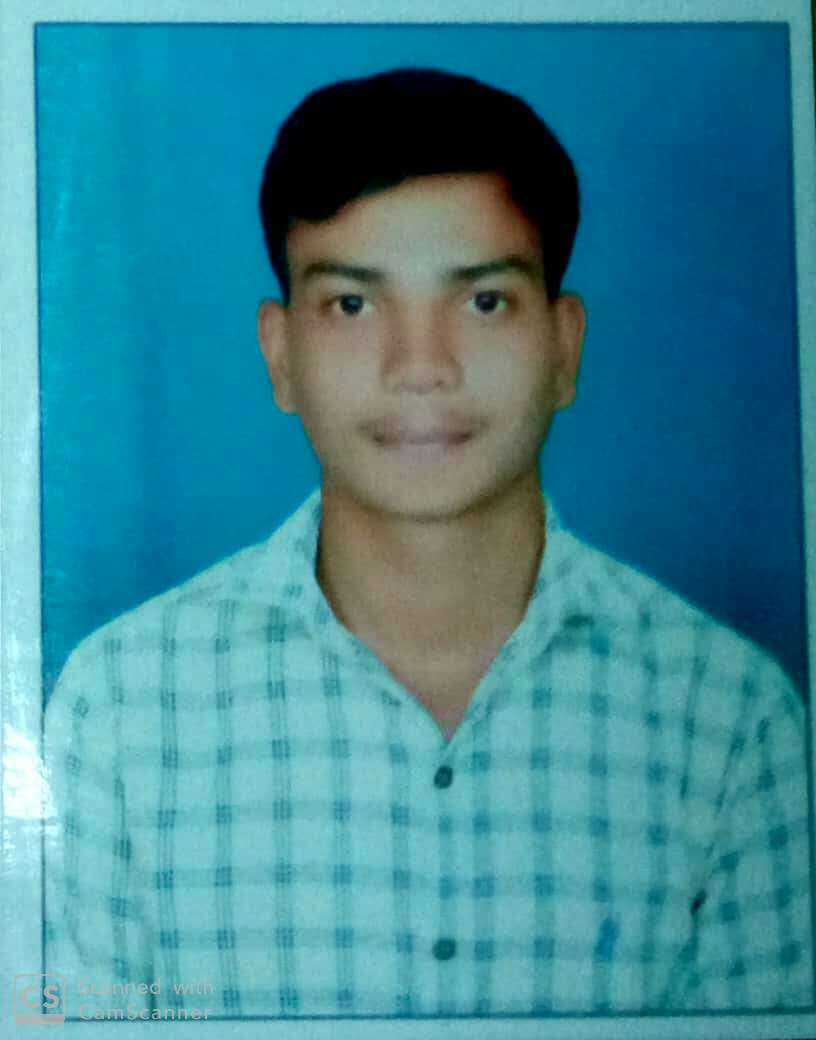
#> input picture uday.jpg, 816 x 1040 px
$ python ex7.py
#> lines starting #> are read from the running program, lines starting #| are printed output that depends on the picture; after the words box and inside, x2 and y2 are one past the last pixel; in counts of white or black regions, pixels touching at a corner belong together
import cv2

img = cv2.imread('uday.jpg')
#> img is the input picture: shape (1040, 816, 3); mean B, G, R 149.7, 136.5, 60.6
grayImg = cv2.cvtColor(img,cv2.COLOR_BGR2GRAY)
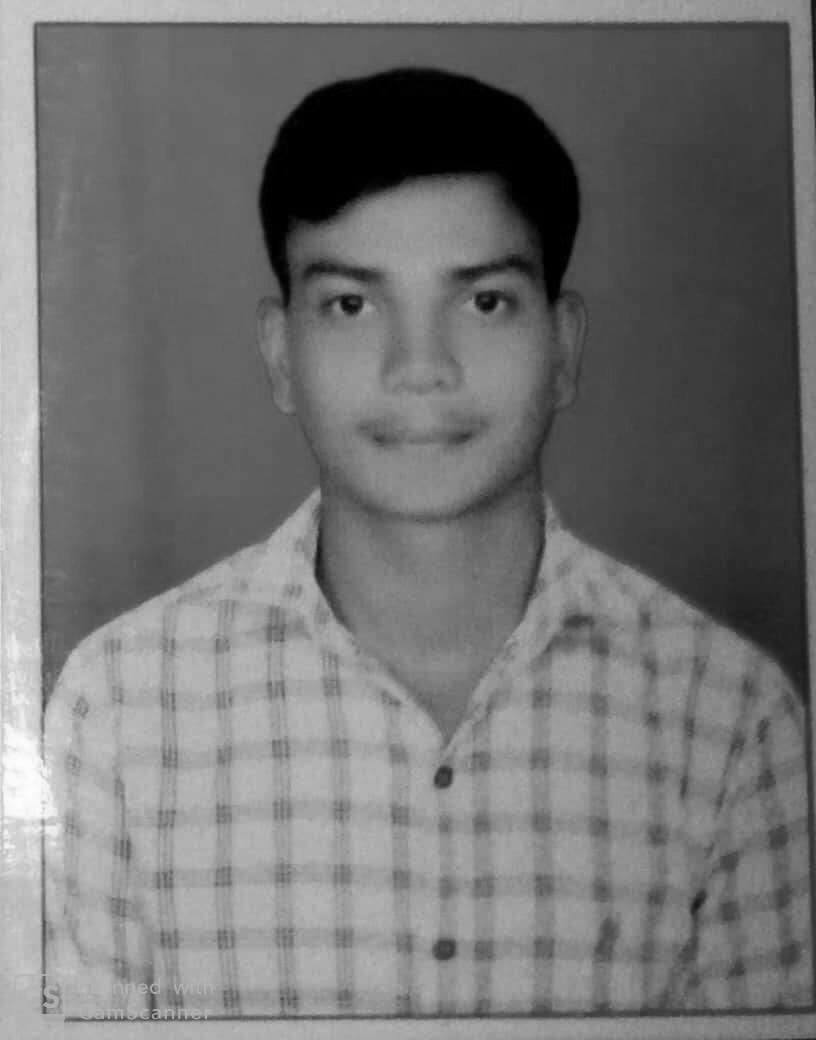
#> grayImg: shape (1040, 816); min 0, max 254, mean 115.3
gaussBlur = cv2.GaussianBlur(grayImg,(21,21),0)
thresholdImg = cv2.threshold(grayImg,150,255,cv2.THRESH_BINARY)[1]
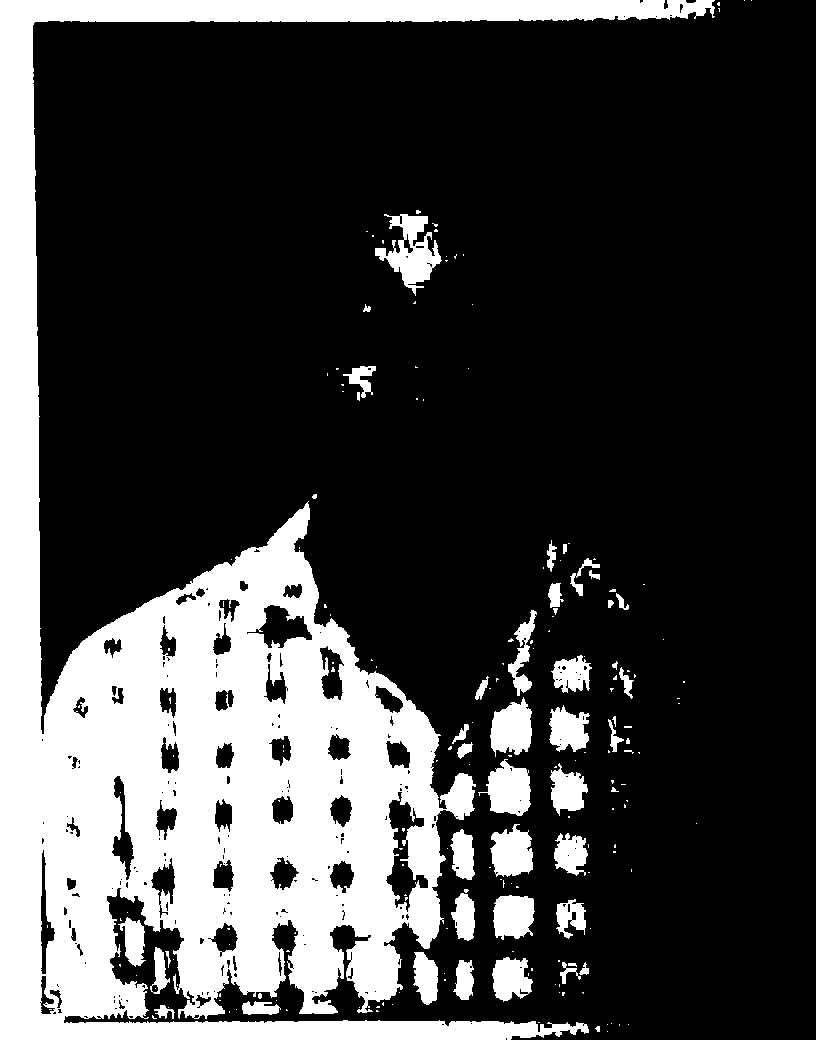
#> thresholdImg: shape (1040, 816); 25.6% white; 195 white regions (147 under 20 px), largest, box (x1, y1, x2, y2) and area: (0, 0, 715, 1040) 192341, (375, 214, 442, 296) 2380, (478, 759, 531, 816) 1853
cv2.imwrite('threshold.jpg',thresholdImg)
